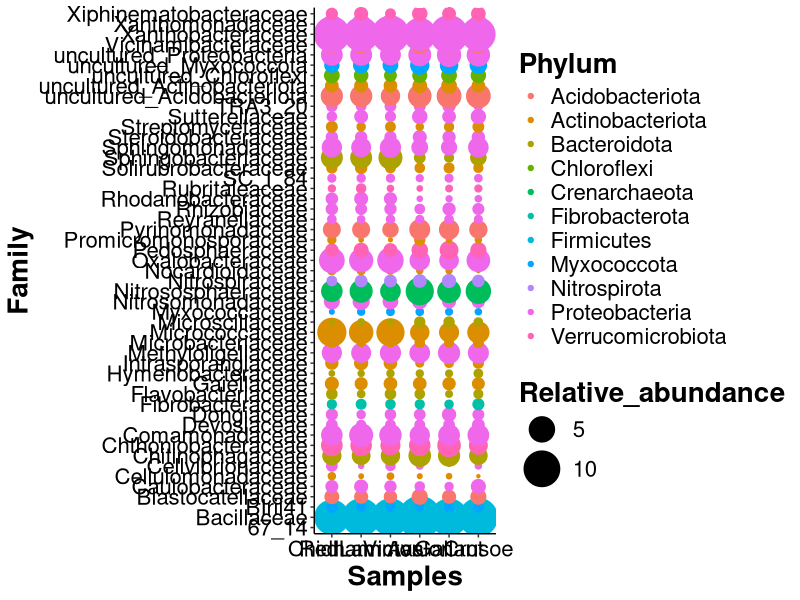

This figure's R source:
library("reshape2")
library("ggplot2")

# Figure 8

# MEADOWS

# all cultivars - commonest core features (124)

#####################

setwd(":.../Figure 8/")

h <- read.table(file = "core_all.txt", header=TRUE)
h

hm <- melt(h, id.vars = c("Phylum", "Family"), variable.name ="Samples", value.name = "Relative_abundance")
hm

bhm <- ggplot(hm, aes(x = Samples, y = Family)) 

bhm + geom_point(aes(color = Phylum, size = Relative_abundance)) + 
  scale_size(range = range(hm$Relative_abundance)) +
  theme_classic() +
  theme(axis.title = element_text(color="black", size=20, face="bold")) + 
  theme(axis.text = element_text(color="black", size=16, face="plain")) + 
  theme(legend.text = element_text(colour="black", size=16, face = "plain")) + 
  theme(legend.title = element_text(colour="black", size=20, face="bold")) 